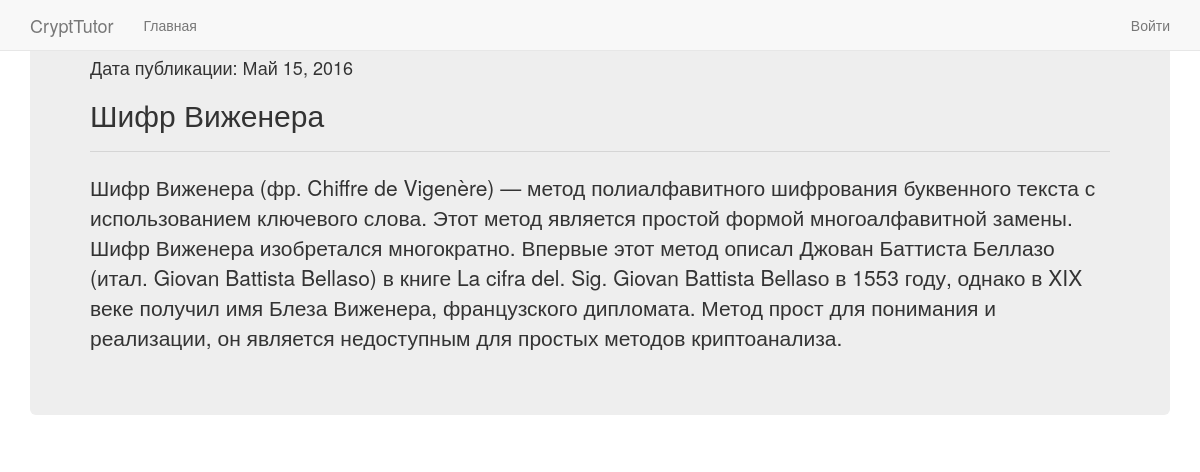
The page /theory/all/lesson/6/ on the database its author committed.
### vkr/models.py (models this page shows, shortened)
class theory(models.Model):
    class Meta():
        db_table = "theory"
    theory_title = models.CharField(max_length = 200)
    theory_text = models.TextField()
    theory_date = models.DateField()

### vkr/views.py (the view)
# urls.py: url(r'^theory/all/lesson/(?P<theory_id>\d+)/$', 'vkr.views.oneTheory'),
def oneTheory(request, theory_id):
    return render_to_response('oneTheory.html', {'oneTheory': theory.objects.get(id=theory_id), 'username': auth.get_user(request).username})

### templates/oneTheory.html (shortened to what this page needs)
{% load staticfiles %}
<!DOCTYPE html>
<html lang="ru">
        <head>
            <link rel="stylesheet" type="text/css" href="{% static "static/css/bootstrap.css" %}">
        </head>
    <body>
    <div class="navbar navbar-default navbar-fixed-top" role="navigation">
      <div class="container">
        <div class="navbar-header">
          <a class="navbar-brand" href="#">CryptTutor</a>
        </div>
        <div class="navbar-collapse collapse">
          <ul class="nav navbar-nav">
            <li><a href="#">Главная</a></li>
          </ul>
          <ul class="nav navbar-nav navbar-right">
              {% if username %}
                <li><a href="/auth/logout/">Выйти ({{ username }}) </a> </li>
              {% else %}
                <li><a href="/auth/login/">Войти</a> </li>
              {% endif %}
          </ul>
        </div>
      </div>
    </div>
<div class="container">
<div class="jumbotron">
        <h4>Дата публикации: {{ oneTheory.theory_date }}</h4>
        <h2>{{ oneTheory.theory_title }}</h2>
        <hr>
        <p>{{ oneTheory.theory_text }}</p>
    </div>
    </div>
    </body>
</html>

### rows shown on the page
theory: theory_date "Май 15, 2016", theory_title "Шифр Виженера", theory_text "Шифр Виженера (фр. Chiffre de Vigenère) — метод полиалфавитного шифрования буквенного текста с использованием ключевого слова. Этот метод является простой формой многоалфавитной замены. Шифр Виженера изобретался многократно. Впервые этот метод описал Джован Баттиста Беллазо (итал. Giovan Battista Bellaso) в книге La cifra del. Sig. Giovan Battista Bellasо в 1553 году, однако в XIX веке получил имя Блеза Виженера, французского дипломата. Метод прост для понимания и реализации, он является недоступным для простых методов криптоанализа."
